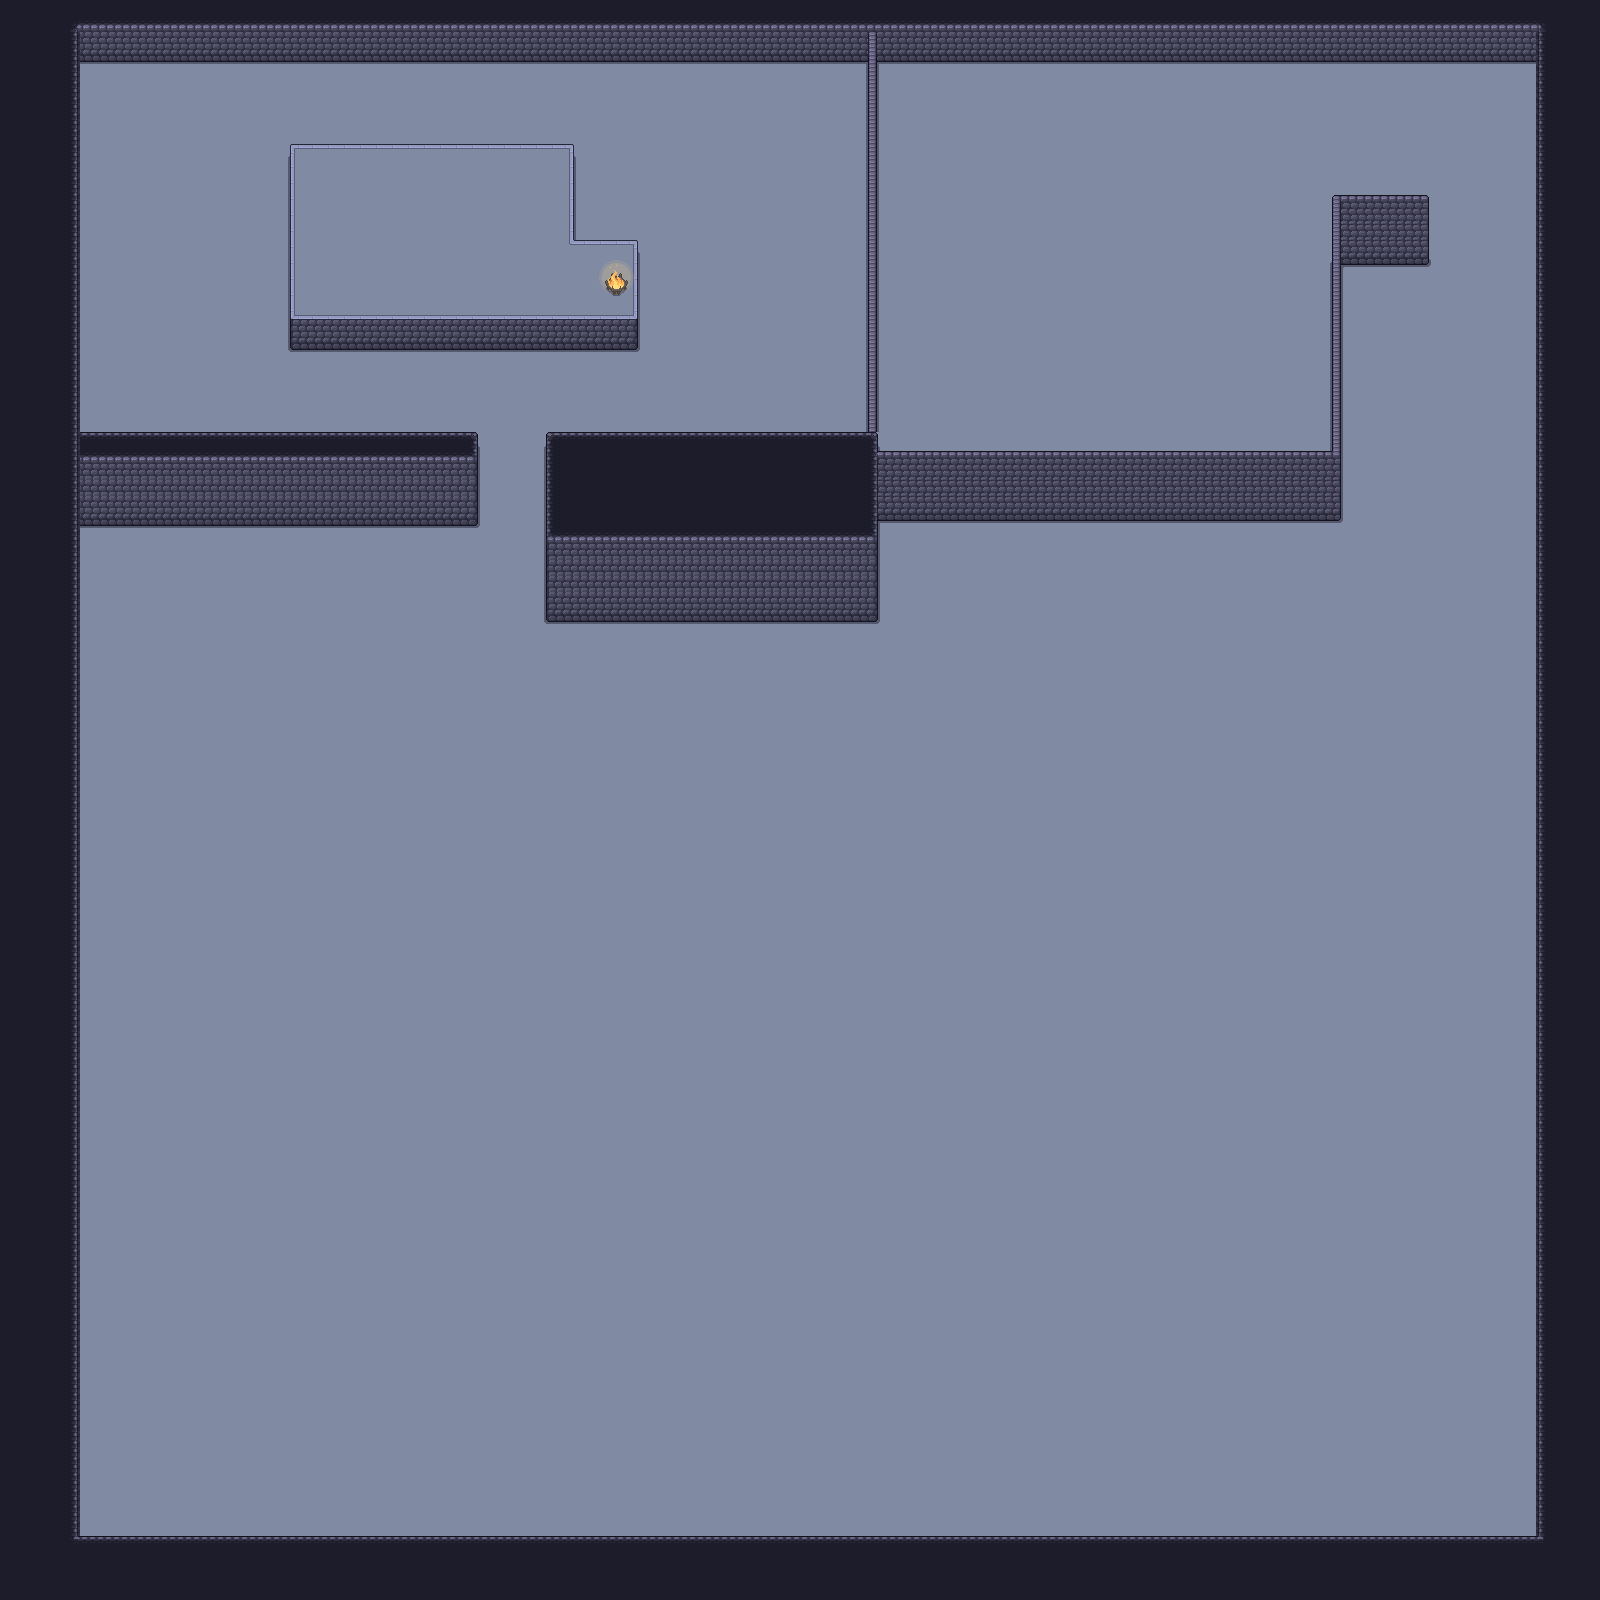

A 2D game scene composited from a Tiled map and its tileset images. What follows is a short description and the map's XML, with each tile layer's data collapsed to a summary:
An orthogonal 100x100 tile map with 16x16 px tiles, 3 tile layers (Floor, Walls, Animations), 2 tilesets.

<map version="1.10" tiledversion="1.11.2" orientation="orthogonal" renderorder="right-down" width="100" height="100" tilewidth="16" tileheight="16" infinite="0" nextlayerid="4" nextobjectid="1">
 <tileset firstgid="1" source="walls_floor.tsx" />
 <tileset firstgid="494" source="fire_animation.tsx" />
 <layer id="1" name="Floor" width="100" height="100">
  <data>[10000 cells, 10000 non-empty, 1 distinct tile ids]</data>
 </layer>
 <layer id="2" name="Walls" width="100" height="100">
  <data>[10000 cells, 2350 non-empty, 49 distinct tile ids]</data>
 </layer>
 <layer id="3" name="Animations" width="100" height="100">
  <data>[10000 cells, 9 non-empty, 9 distinct tile ids]</data>
 </layer>
</map>
